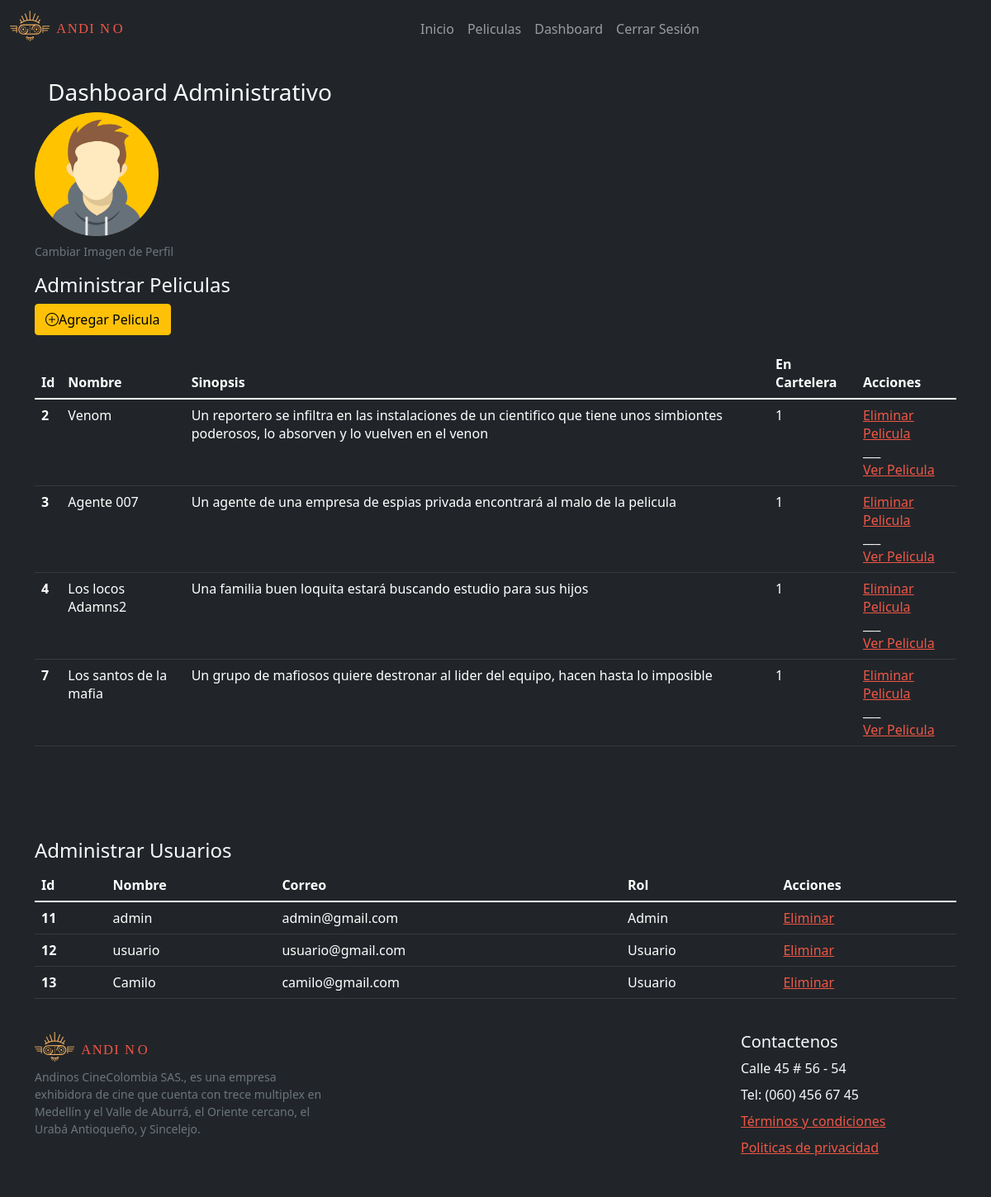
The app's page /dashboard/ (signed in) with its own data.
### tables this page shows
CREATE TABLE Peliculas (id_pelicula INTEGER PRIMARY KEY AUTOINCREMENT NOT NULL UNIQUE, nombre VARCHAR NOT NULL, sinopsis STRING NOT NULL, cartelera INTEGER NOT NULL, imagen VARCHAR NOT NULL);

CREATE TABLE Usuarios (id_usuario INTEGER PRIMARY KEY AUTOINCREMENT NOT NULL UNIQUE, nombre_usuario VARCHAR NOT NULL, contraseña VARCHAR NOT NULL, correo VARCHAR NOT NULL, status BOOLEAN NOT NULL, rol VARCHAR NOT NULL);

### app.py (the view)
@app.route('/dashboard/', methods=['GET','POST'])
def dashboard():
    try:
        user_tipo = session['user_tipo']
        user_id = session['user_id']
    except:
        user_tipo = "Invitado"
        user_id = 0
    conP = sql_connection()
    curP = conP.cursor()
    statementP = 'SELECT * FROM Peliculas'
    curP.execute(statementP)
    dataP = curP.fetchall()
    conU = sql_connection()
    curU = conU.cursor()
    statementU = 'SELECT * FROM Usuarios'
    curU.execute(statementU)
    dataU = curU.fetchall()
    if user_tipo=="Admin":
        return render_template('dashboard.html', page='dashboard', user = dataU, pelis = dataP, user_tipo=user_tipo, user_id=user_id)
    elif user_tipo=='Usuario':
        return redirect('../perfilUsuario/'+str(user_id))
    else:
        return redirect(url_for('login'))

### app.py (called while the page is built)
def sql_connection():
    con = sqlite3.connect('db/basedatos.db')
    return con

### templates/dashboard.html (shortened to what this page needs)
{% extends 'layout.html' %}
{% block content %}
<section class="my-4">
    <div class="container">
        <h3><a href="#"></a>Dashboard Administrativo</h3>
    </div>
    <div class="container">
        <figure class="figure">
            <img src="{{url_for('static',filename='img/avatar.png')}}" class="figure-img img-fluid rounded" alt="..."
                width="150" height="150">
            <figcaption class="figure-caption text-end">Cambiar Imagen de Perfil</figcaption>
        </figure>
        <h4> Administrar Peliculas </h4>
        <form class="row">
            <div class="col-md-4">
                <a href="/agregarPelicula/" type="button" class="btn btn-warning"><i
                        class="bi bi-plus-circle"></i>Agregar Pelicula</a>
            </div>
        </form>
        <table class="table table-dark table-hover">
            <thead>
                <tr>
                    <th scope="col">Id</th>
                    <th scope="col">Nombre</th>
                    <th scope="col">Sinopsis</th>
                    <th scope="col">En Cartelera</th>
                    <th scope="col">Acciones</th>
                </tr>
            </thead>
            <tbody>
                {% for pelicula in pelis %}
                <tr>
                    <th scope="row">{{pelicula[0]}}</th>
                    <td>{{pelicula[1]}}</td>
                    <td>{{pelicula[2]}}</td>
                    <td>{{pelicula[3]}}</td>
                    <td><a href="../eliminarPelicula/{{pelicula[0]}}">Eliminar Pelicula</a> <br> ___ <br> <a href="../detalleDePelicula/{{pelicula[0]}}">Ver Pelicula</a></td>
                </tr>
                {% endfor %}
            </tbody>
        </table>
    </div>
    <br>
    <br>
    <br>
    <br>
    <div class="container">
        <h4> Administrar Usuarios</h4>
        <table class="table table-dark table-hover">
            <thead>
                <tr>
                    <th scope="col">Id</th>
                    <th scope="col">Nombre</th>
                    <th scope="col">Correo</th>
                    <th scope="col">Rol</th>
                    <th scope="col">Acciones</th>
                </tr>
            </thead>
            <tbody>
                {% for usuarios in user %}
                <tr>
                    <th scope="row">{{usuarios[0]}}</th>
                    <td>{{usuarios[1]}}</td>
                    <td>{{usuarios[3]}}</td>
                    <td>{{usuarios[5]}}</td>
                    <td><a href="../eliminarUsuario/{{usuarios[0]}}">Eliminar</a> </td>
                </tr>
                {% endfor %}
            </tbody>
        </table>
    </div>
</section>
{% endblock %}

### templates/layout.html (shortened to what this page needs)
<html lang="en">
<head>
    <link href="{{url_for('static',filename='css/bootstrap.min.css')}}" rel="stylesheet">
    <link rel="stylesheet" href="https://cdn.jsdelivr.net/npm/bootstrap-icons@1.5.0/font/bootstrap-icons.css">
    <link rel="stylesheet" href="{{url_for('static',filename='css/style.css')}}">
</head>
<body>
    <main class="bg-dark text-light">
        <header>
            <nav class="navbar navbar-expand-lg navbar-dark bg-dark">
                <div class="container-fluid">
                    <h1 class="navbar-brand">
                        <img src="{{url_for('static',filename='img/SVG/logo.svg')}}" class="logo" />
                    </h1>
                    <div class="collapse navbar-collapse" id="navbarSupportedContent">
                        <ul class="navbar-nav me-auto mb-2 mb-lg-0 mx-auto">
                            <li class="nav-item">
                                <a class="nav-link {% if page == 'inicio' %}active{% endif %}" aria-current="page"
                                    href="{{url_for('index')}}">Inicio</a>
                            </li>
                            <li class="nav-item">
                                <a class="nav-link {% if page == 'peliculas' %}active{% endif %}"
                                    href="{{url_for('todas_peliculas')}}">Peliculas</a>
                            </li>
                            {% if user_tipo == "Usuario" %}
                                <li class="nav-item">
                                    <a class="nav-link {% if page == 'login' %}active{% endif %}"
                                        href="../perfilUsuario/{{user_id}}">Perfil</a>
                                </li>
                                <li class="nav-item">
                                    <a class="nav-link {% if page == 'login' %}active{% endif %}"
                                        href="../logout">Cerrar Sesión</a>
                                </li>
                            {% elif user_tipo == "Admin" %}
                                <li class="nav-item">
                                    <a class="nav-link {% if page == 'login' %}active{% endif %}"
                                        href="{{url_for('dashboard')}}">Dashboard</a>
                                </li>
                                <li class="nav-item">
                                    <a class="nav-link {% if page == 'login' %}active{% endif %}"
                                        href="../logout">Cerrar Sesión</a>
                            {% endif %}
                        </ul>
                    </div>
                </div>
            </nav>
        </header>
        {% block content %}
        {% endblock %}
        <footer class="bd-footer py-2 mt-4 bg-dark">
            <div class="container py-2">
                <div class="row justify-content-between">
                    <div class="col-lg-4 mb-3">
                        <a class="d-inline-flex align-items-center mb-2 link-dark text-decoration-none" href="/"
                            aria-label="Bootstrap">
                            <img src="{{url_for('static',filename='img/SVG/logo.svg')}}" class="logo" />
                        </a>
                        <ul class="list-unstyled small text-muted">
                            <li class="mb-2">Andinos CineColombia SAS., es una empresa exhibidora de cine que cuenta con
                                trece multiplex en Medellín y el Valle de Aburrá, el Oriente cercano, el Urabá
                                Antioqueño, y Sincelejo.
                            </li>
                        </ul>
                    </div>
                    <div class="col-lg-3 mb-3">
                        <h5>Contactenos</h5>
                        <ul class="list-unstyled">
                            <li class="mb-2">Calle 45 # 56 - 54</li>
                            <li class="mb-2">Tel: (060) 456 67 45</li>
                            <li class="mb-2"><a href="#">Términos y condiciones</a></li>
                            <li class="mb-2"><a href="#">Politicas de privacidad</a></li>
                        </ul>
                    </div>
                </div>
            </div>
        </footer>
    </main>
</body>
</html>

### static/css/style.css (style rules this page uses)
:root { --bs-primary: #f7b161; --bs-accent: #f05646; --bs-accent-hover: #c52f1f; --bs-black: #221e1d; }
a, .nav-link { color:var(--bs-accent); }
.logo { width: 140px; }

### records on screen
Peliculas: id_pelicula "2", nombre "Venom", sinopsis "Un reportero se infiltra en las instalaciones de un cientifico que tiene unos simbiontes poderosos, lo absorven y lo vuelven en el venon", cartelera "1"
Peliculas: id_pelicula "3", nombre "Agente 007", sinopsis "Un agente de una empresa de espias privada encontrará al malo de la pelicula", cartelera "1"
Peliculas: id_pelicula "4", nombre "Los locos Adamns2", sinopsis "Una familia buen loquita estará buscando estudio para sus hijos", cartelera "1"
Peliculas: id_pelicula "7", nombre "Los santos de la mafia", sinopsis "Un grupo de mafiosos quiere destronar al lider del equipo, hacen hasta lo imposible", cartelera "1"
Usuarios: id_usuario "11", nombre_usuario "admin", correo "admin@gmail.com", rol "Admin"
Usuarios: id_usuario "12", nombre_usuario "usuario", correo "usuario@gmail.com", rol "Usuario"
Usuarios: id_usuario "13", nombre_usuario "Camilo", correo "camilo@gmail.com", rol "Usuario"
